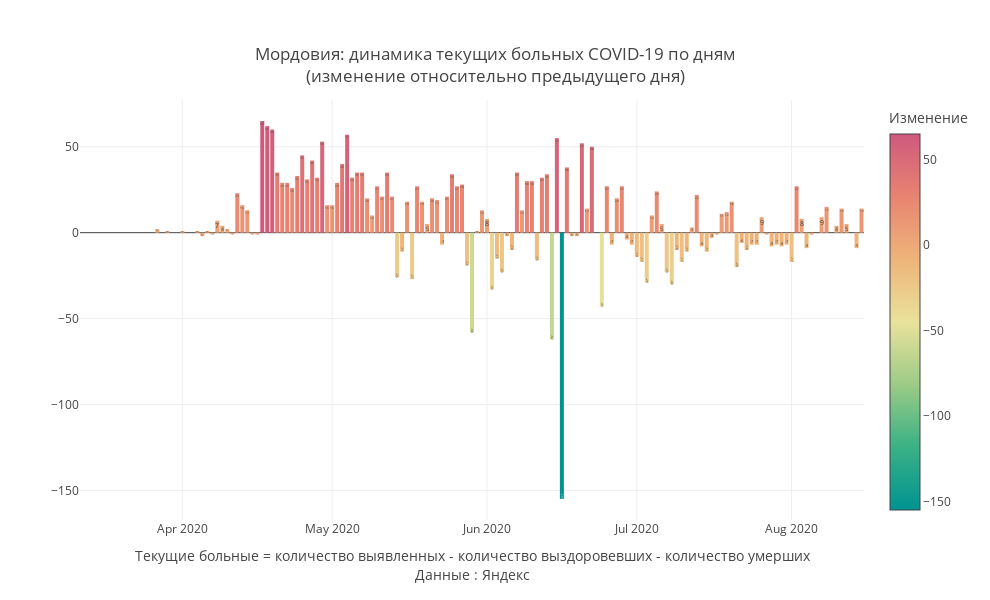

Notebook code cell kept with this figure:
### Code cell
mask = X.Region ==my_region
#mask = (X.Date>'2020-05-01')&(X.Region==my_region)
Y = X[mask]

#Y['base'] = Y['Change_dayconf']*Y['Change_dayconf'].apply(lambda d:0 if d>0 else 1)
Y['Date']= pd.to_datetime(Y.Date)
fig = go.Figure()
fig.add_trace(
              go.Bar(x = Y.Date,y=Y.Change_remill,text = Y['Change_remill'],textposition = 'inside',
                
                #marker_color=Y['Change_remill'].apply(lambda d:'crimson' if d>0 else 'green'),
                marker_color = Y['Change_remill'],marker_colorscale = 'Temps',marker_colorbar ={'tickmode':'auto',
                                    'title':{'text':'Изменение','side':'top'}})     
                )
fig.update_layout(
    annotations=[
#         dict(
#             x='2020-04-13',
#             y=10594,
#             xref="x",
#             yref="y",
#             text="Введение<br>пропускной<br>системы в Москве",
#             showarrow=True,
#             arrowhead=2,
#             ax=0,
#             ay=-60),
#         dict(
#             x='2020-06-09',
#             y=-3877,
#             xref="x",
#             yref="y",
#             text="Отмена<br>пропускной<br>системы в Москве",
#             showarrow=True,
#             arrowhead=2,
#             ax=-20,
#             ay=40),
#         dict(
#             x='2020-05-20',
#             y=-2816,
#             xref="x",
#             yref="y",
#             text="20 мая",
#             showarrow=True,
#             arrowhead=2,
#             ax=-20,
#             ay=40),
        
        dict(x=0.5,y=-0.15,
            showarrow=False,
            text="",
            xref="paper",
            yref="paper")],
                  title=f'{my_region}: динамика текущих больных COVID-19 по дням<br>(изменение относительно предыдущего дня)',
                  title_x = 0.5,
                  title_y= 0.9,
                  title_xanchor = "center",
                  title_yanchor = "bottom", 
                  legend_x = 0.05,legend_y = 0.98,
                  width = 990, height = 600,template = 'gridon',
    
    
                  xaxis_title='Текущие больные = количество выявленных - количество выздоровевших - количество умерших'+
                               '<br>Данные : Яндекс',
    yaxis_title = ' '
)

fig.show()

### Figure 1 — Plotly figure (JSON) as saved in the notebook; plotly's stock layout.template omitted (floating-point values rounded to 4 significant figures; data arrays with more than 128 entries replaced by an {"elided": "..."} marker saying what was removed)
{"data": [{"marker": {"color": {"elided": "157 int values"}, "colorbar": {"tickmode": "auto", "title": {"side": "top", "text": "Изменение"}}, "colorscale": [[0, "rgb(0, 147, 146)"], [0.1667, "rgb(57, 177, 133)"], [0.3333, "rgb(156, 203, 134)"], [0.5, "rgb(233, 226, 156)"], [0.6667, "rgb(238, 180, 121)"], [0.8333, "rgb(232, 132, 113)"], [1, "rgb(207, 89, 126)"]]}, "text": {"elided": "157 int values"}, "textposition": "inside", "type": "bar", "x": {"elided": "157 str values"}, "y": {"elided": "157 int values"}}], "layout": {"annotations": [{"showarrow": false, "text": "", "x": 0.5, "xref": "paper", "y": -0.15, "yref": "paper"}], "height": 600, "legend": {"x": 0.05, "y": 0.98}, "title": {"text": "Мордовия: динамика текущих больных COVID-19 по дням<br>(изменение относительно предыдущего дня)", "x": 0.5, "xanchor": "center", "y": 0.9, "yanchor": "bottom"}, "width": 990, "xaxis": {"title": {"text": "Текущие больные = количество выявленных - количество выздоровевших - количество умерших<br>Данные : Яндекс"}}, "yaxis": {"title": {"text": " "}}}}
